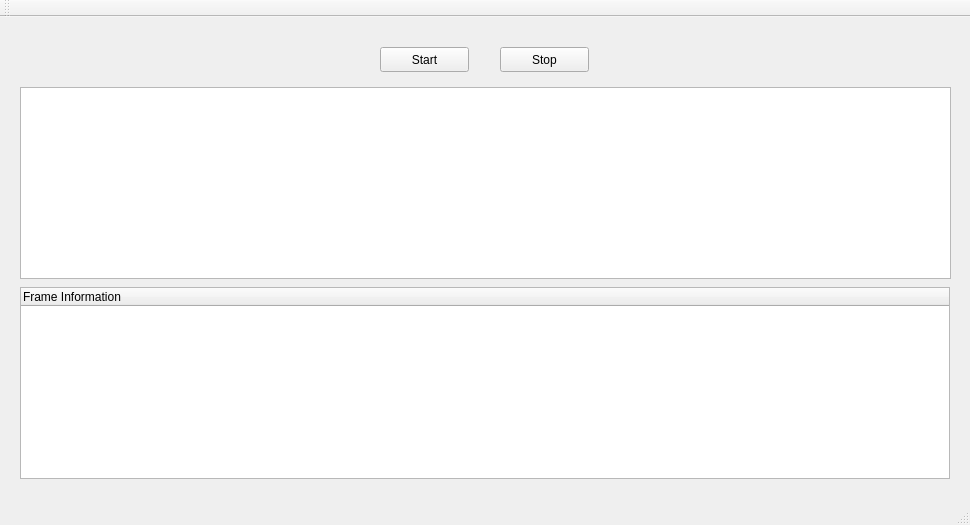
<?xml version="1.0" encoding="UTF-8"?>
<ui version="4.0">
 <class>MainWindow</class>
 <widget class="QMainWindow" name="MainWindow">
  <property name="geometry">
   <rect>
    <x>0</x>
    <y>0</y>
    <width>970</width>
    <height>525</height>
   </rect>
  </property>
  <property name="windowTitle">
   <string>Qt_WireShark</string>
  </property>
  <widget class="QWidget" name="centralWidget">
   <widget class="QTableView" name="info_tableView">
    <property name="geometry">
     <rect>
      <x>20</x>
      <y>70</y>
      <width>931</width>
      <height>192</height>
     </rect>
    </property>
   </widget>
   <widget class="QTreeWidget" name="treeWidget">
    <property name="geometry">
     <rect>
      <x>20</x>
      <y>270</y>
      <width>930</width>
      <height>192</height>
     </rect>
    </property>
    <property name="autoScroll">
     <bool>true</bool>
    </property>
    <property name="textElideMode">
     <enum>Qt::ElideMiddle</enum>
    </property>
    <attribute name="headerShowSortIndicator" stdset="0">
     <bool>false</bool>
    </attribute>
    <attribute name="headerStretchLastSection">
     <bool>true</bool>
    </attribute>
    <column>
     <property name="text">
      <string>Frame Information</string>
     </property>
    </column>
   </widget>
   <widget class="QPushButton" name="start_pushButton">
    <property name="geometry">
     <rect>
      <x>380</x>
      <y>30</y>
      <width>89</width>
      <height>25</height>
     </rect>
    </property>
    <property name="text">
     <string>Start</string>
    </property>
   </widget>
   <widget class="QPushButton" name="stop_pushButton">
    <property name="geometry">
     <rect>
      <x>500</x>
      <y>30</y>
      <width>89</width>
      <height>25</height>
     </rect>
    </property>
    <property name="text">
     <string>Stop</string>
    </property>
   </widget>
  </widget>
  <widget class="QMenuBar" name="menuBar">
   <property name="geometry">
    <rect>
     <x>0</x>
     <y>0</y>
     <width>970</width>
     <height>22</height>
    </rect>
   </property>
  </widget>
  <widget class="QToolBar" name="mainToolBar">
   <attribute name="toolBarArea">
    <enum>TopToolBarArea</enum>
   </attribute>
   <attribute name="toolBarBreak">
    <bool>false</bool>
   </attribute>
  </widget>
  <widget class="QStatusBar" name="statusBar"/>
 </widget>
 <layoutdefault spacing="6" margin="11"/>
 <resources/>
 <connections/>
</ui>
